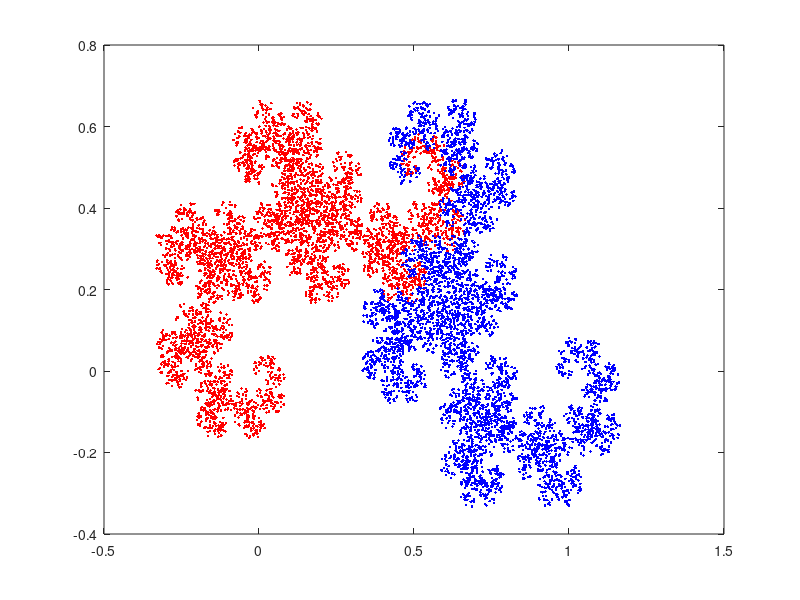

MATLAB code for this plot:
clear all
close all

th=pi/4;
A1=[cos(th) -sin(th);sin(th) cos(th)]/sqrt(2);
A2=[cos(pi-th) -sin(pi-th);sin(pi-th) cos(pi-th)]/sqrt(2);

b1 = [0;0];
b2 = [1;0];
r0 = [0;0];
p1=0.5;
p2=0.5;
N=10000;
r=zeros(2,N);
caso=zeros(1,N);
r(:,1)=r0;
for i=2:N
    x = rand(1);
    if x < p1
        A=A1; b=b1;caso(i)=1;
    else
        A=A2; b=b2;caso(i)=2;
    end
    r(:,i)=A*r(:,i-1)+b;
end
caso1 = find(caso==1);
caso2 = find(caso==2);
plot(r(1,caso1),r(2,caso1),'r.',r(1,caso2),r(2,caso2),'b.')